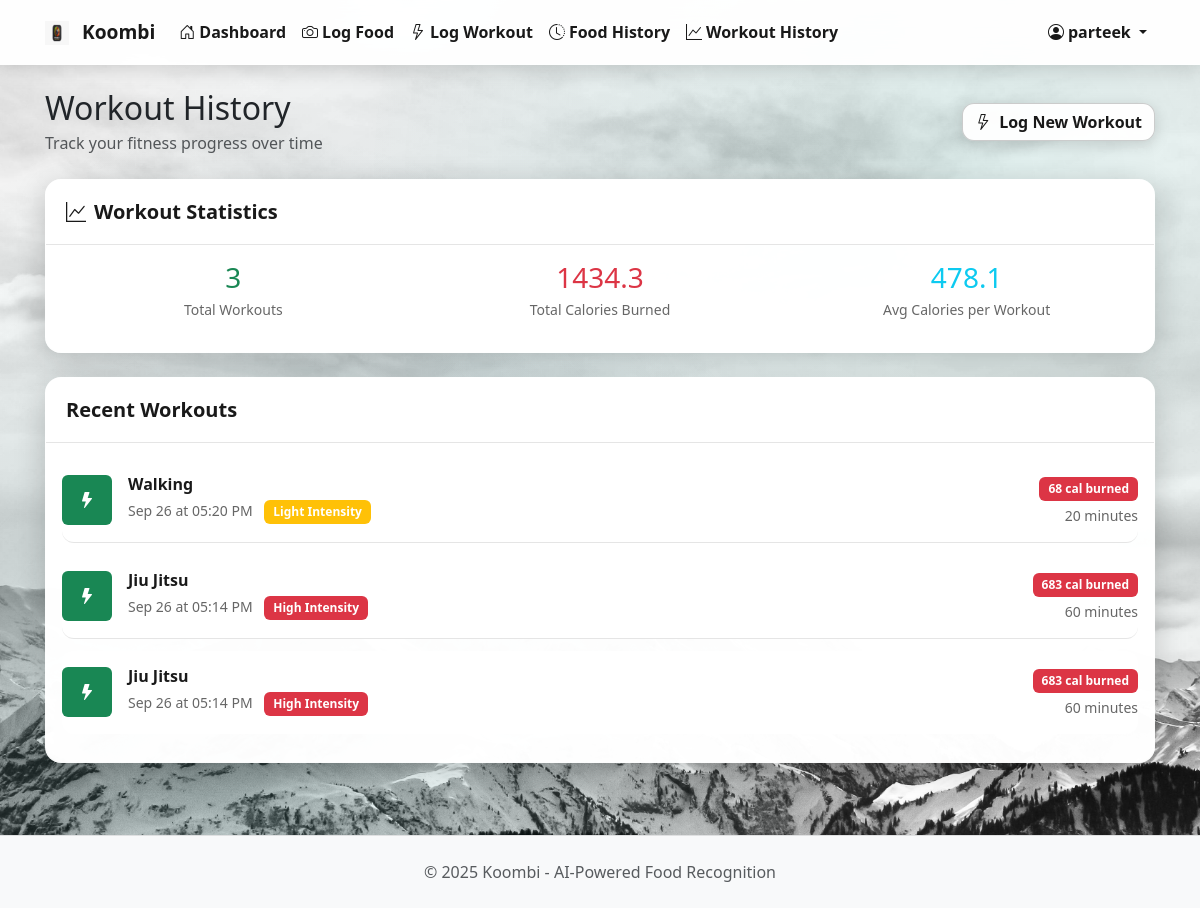
/workout_history (signed in), run on the app's committed database.
### app.py (models this page shows)
class User(UserMixin, db.Model):
    __tablename__ = 'users'
    id = db.Column(db.Integer, primary_key=True)
    username = db.Column(db.String(50), unique=True, nullable=False)
    email = db.Column(db.String(100), unique=True, nullable=False)
    password_hash = db.Column(db.String(255), nullable=False)
    created_at = db.Column(db.DateTime, default=datetime.utcnow)
    updated_at = db.Column(db.DateTime, default=datetime.utcnow, onupdate=datetime.utcnow)
    food_entries = db.relationship('FoodEntry', backref='user', lazy=True, cascade='all, delete-orphan')
    workout_entries = db.relationship('WorkoutEntry', backref='user', lazy=True, cascade='all, delete-orphan')
    settings = db.relationship('UserSettings', backref='user', uselist=False, cascade='all, delete-orphan')

class WorkoutEntry(db.Model):
    __tablename__ = 'workout_entries'
    id = db.Column(db.Integer, primary_key=True)
    user_id = db.Column(db.Integer, db.ForeignKey('users.id'), nullable=False)
    activity_type = db.Column(db.String(100), nullable=False)  # "Jiu Jitsu", "Running", etc.
    intensity = db.Column(db.String(20), nullable=False)  # "light", "moderate", "high"
    duration_minutes = db.Column(db.Integer, nullable=False)  # Workout duration in minutes
    exertion_rating = db.Column(db.Integer)  # Perceived exertion scale 1-10
    calories_burned = db.Column(db.Numeric(8,2), nullable=False)  # Calculated calories burned
    logged_at = db.Column(db.DateTime, nullable=False, default=datetime.utcnow)
    created_at = db.Column(db.DateTime, default=datetime.utcnow)
    updated_at = db.Column(db.DateTime, default=datetime.utcnow, onupdate=datetime.utcnow)

### app.py (the view)
@app.route('/workout_history')
@login_required
def workout_history():
    page = request.args.get('page', 1, type=int)
    workouts = WorkoutEntry.query.filter_by(user_id=current_user.id)\
                                .order_by(WorkoutEntry.logged_at.desc())\
                                .paginate(page=page, per_page=20, error_out=False)
    total_workouts = WorkoutEntry.query.filter_by(user_id=current_user.id).count()
    total_calories_burned = db.session.query(db.func.sum(WorkoutEntry.calories_burned))\
                                    .filter_by(user_id=current_user.id).scalar() or 0
    workout_stats = {
        'total_workouts': total_workouts,
        'total_calories_burned': round(float(total_calories_burned), 1),
        'avg_calories_per_workout': round(float(total_calories_burned) / max(total_workouts, 1), 1)
    }
    return render_template('workout_history.html', workouts=workouts, workout_stats=workout_stats)

### app.py (called while the page is built)
@login_manager.user_loader
def load_user(user_id):
    return User.query.get(int(user_id))

def get_user_background():
    if current_user.is_authenticated:
        user_settings = UserSettings.query.filter_by(user_id=current_user.id).first()
        if user_settings and user_settings.background_type:
            if user_settings.background_type == 'preset':
                return f"url({url_for('static', filename='backgrounds/' + user_settings.background_filename)})"
            elif user_settings.background_type == 'custom':
                return f"url({url_for('static', filename='user_backgrounds/' + user_settings.background_filename)})"
    return "linear-gradient(135deg, #1a4d4d 0%, #0d3333 100%)"

@app.context_processor
def inject_user_background():
    return dict(user_background=get_user_background())

### templates/workout_history.html (shortened to what this page needs)
{% extends "base.html" %}
{% block content %}
<div class="row">
    <div class="col-md-12">
        <div class="d-flex justify-content-between align-items-center mb-4">
            <div>
                <h2 class="mb-1">Workout History</h2>
                <p class="text-muted mb-0">Track your fitness progress over time</p>
            </div>
            <a href="{{ url_for('log_workout') }}" class="btn btn-success">
                <i class="bi bi-lightning me-2"></i>Log New Workout
            </a>
        </div>
        <div class="card mb-4">
            <div class="card-header">
                <h5 class="mb-0">
                    <i class="bi bi-graph-up me-2"></i>Workout Statistics
                </h5>
            </div>
            <div class="card-body">
                <div class="row text-center">
                    <div class="col-md-4 mb-3">
                        <div class="h3 text-success mb-1">{{ workout_stats.total_workouts }}</div>
                        <div class="text-muted small">Total Workouts</div>
                    </div>
                    <div class="col-md-4 mb-3">
                        <div class="h3 text-danger mb-1">{{ workout_stats.total_calories_burned }}</div>
                        <div class="text-muted small">Total Calories Burned</div>
                    </div>
                    <div class="col-md-4 mb-3">
                        <div class="h3 text-info mb-1">{{ workout_stats.avg_calories_per_workout }}</div>
                        <div class="text-muted small">Avg Calories per Workout</div>
                    </div>
                </div>
            </div>
        </div>
        <div class="card">
            <div class="card-header">
                <h5 class="mb-0">Recent Workouts</h5>
            </div>
            <div class="card-body">
                {% if workouts.items %}
                    <div class="list-group list-group-flush">
                        {% for workout in workouts.items %}
                            <div class="list-group-item px-0 d-flex align-items-center">
                                <div class="bg-success rounded d-flex align-items-center justify-content-center me-3"
                                     style="width: 50px; height: 50px;">
                                    <i class="bi bi-lightning-fill text-white"></i>
                                </div>
                                <div class="flex-grow-1">
                                    <div class="d-flex justify-content-between align-items-start">
                                        <div>
                                            <h6 class="mb-1">{{ workout.activity_type }}</h6>
                                            <small class="text-muted">
                                                {{ workout.logged_at.strftime('%b %d at %I:%M %p') }}
                                                <span class="badge bg-{{ 'warning' if workout.intensity == 'light' else ('info' if workout.intensity == 'moderate' else 'danger') }} ms-2">
                                                    {{ workout.intensity.title() }} Intensity
                                                </span>
                                            </small>
                                        </div>
                                        <div class="text-end">
                                            <div class="badge bg-danger mb-1">{{ workout.calories_burned|round(0)|int }} cal burned</div>
                                            <div class="small text-muted">
                                                {{ workout.duration_minutes }} minutes
                                            </div>
                                        </div>
                                    </div>
                                </div>
                            </div>
                        {% endfor %}
                    </div>
                {% endif %}
            </div>
        </div>
    </div>
</div>
{% endblock %}

### templates/base.html (shortened to what this page needs)
<!DOCTYPE html>
<html lang="en">
<head>
    <link href="https://cdn.jsdelivr.net/npm/bootstrap@5.3.0/dist/css/bootstrap.min.css" rel="stylesheet">
    <link rel="stylesheet" href="https://cdn.jsdelivr.net/npm/bootstrap-icons@1.7.2/font/bootstrap-icons.css">
</head>
<body>
    <nav class="navbar navbar-expand-lg navbar-dark">
        <div class="container">
            <a class="navbar-brand" href="{{ url_for('index') }}">
                <img src="{{ url_for('static', filename='favicon-32x32.png') }}" alt="Koombi" width="24" height="24" class="me-2">
                Koombi
            </a>
            <div class="collapse navbar-collapse" id="navbarNav">
                <ul class="navbar-nav me-auto">
                    {% if current_user.is_authenticated %}
                        <li class="nav-item">
                            <a class="nav-link" href="{{ url_for('index') }}">
                                <i class="bi bi-house-door me-1"></i>Dashboard
                            </a>
                        </li>
                        <li class="nav-item">
                            <a class="nav-link" href="{{ url_for('upload_food') }}">
                                <i class="bi bi-camera me-1"></i>Log Food
                            </a>
                        </li>
                        <li class="nav-item">
                            <a class="nav-link" href="{{ url_for('log_workout') }}">
                                <i class="bi bi-lightning me-1"></i>Log Workout
                            </a>
                        </li>
                        <li class="nav-item">
                            <a class="nav-link" href="{{ url_for('history') }}">
                                <i class="bi bi-clock-history me-1"></i>Food History
                            </a>
                        </li>
                        <li class="nav-item">
                            <a class="nav-link" href="{{ url_for('workout_history') }}">
                                <i class="bi bi-graph-up me-1"></i>Workout History
                            </a>
                        </li>
                    {% endif %}
                </ul>
                <ul class="navbar-nav">
                    {% if current_user.is_authenticated %}
                        <li class="nav-item dropdown">
                            <a class="nav-link dropdown-toggle" href="#" id="navbarDropdown" role="button" data-bs-toggle="dropdown">
                                <i class="bi bi-person-circle me-1"></i>{{ current_user.username }}
                            </a>
                        </li>
                    {% endif %}
                </ul>
            </div>
        </div>
    </nav>
    <main class="container my-4">
        {% block content %}{% endblock %}
    </main>
    <footer class="bg-light text-center py-4 mt-5">
        <div class="container">
            <p class="mb-0 text-muted">
                &copy; 2025 Koombi - AI-Powered Food Recognition
            </p>
        </div>
    </footer>
</body>
</html>

### data on the page
User: username "parteek"
WorkoutEntry: activity_type "Walking", logged_at "Sep 26 at 05:20 PM", intensity "Light", calories_burned "68", duration_minutes "20"
WorkoutEntry: activity_type "Jiu Jitsu", logged_at "Sep 26 at 05:14 PM", intensity "High", calories_burned "683", duration_minutes "60"
WorkoutEntry: activity_type "Jiu Jitsu", logged_at "Sep 26 at 05:14 PM", intensity "High", calories_burned "683", duration_minutes "60"

### other printed values
{{ workout_stats.total_workouts }} "3"
{{ workout_stats.total_calories_burned }} "1434.3"
{{ workout_stats.avg_calories_per_workout }} "478.1"
